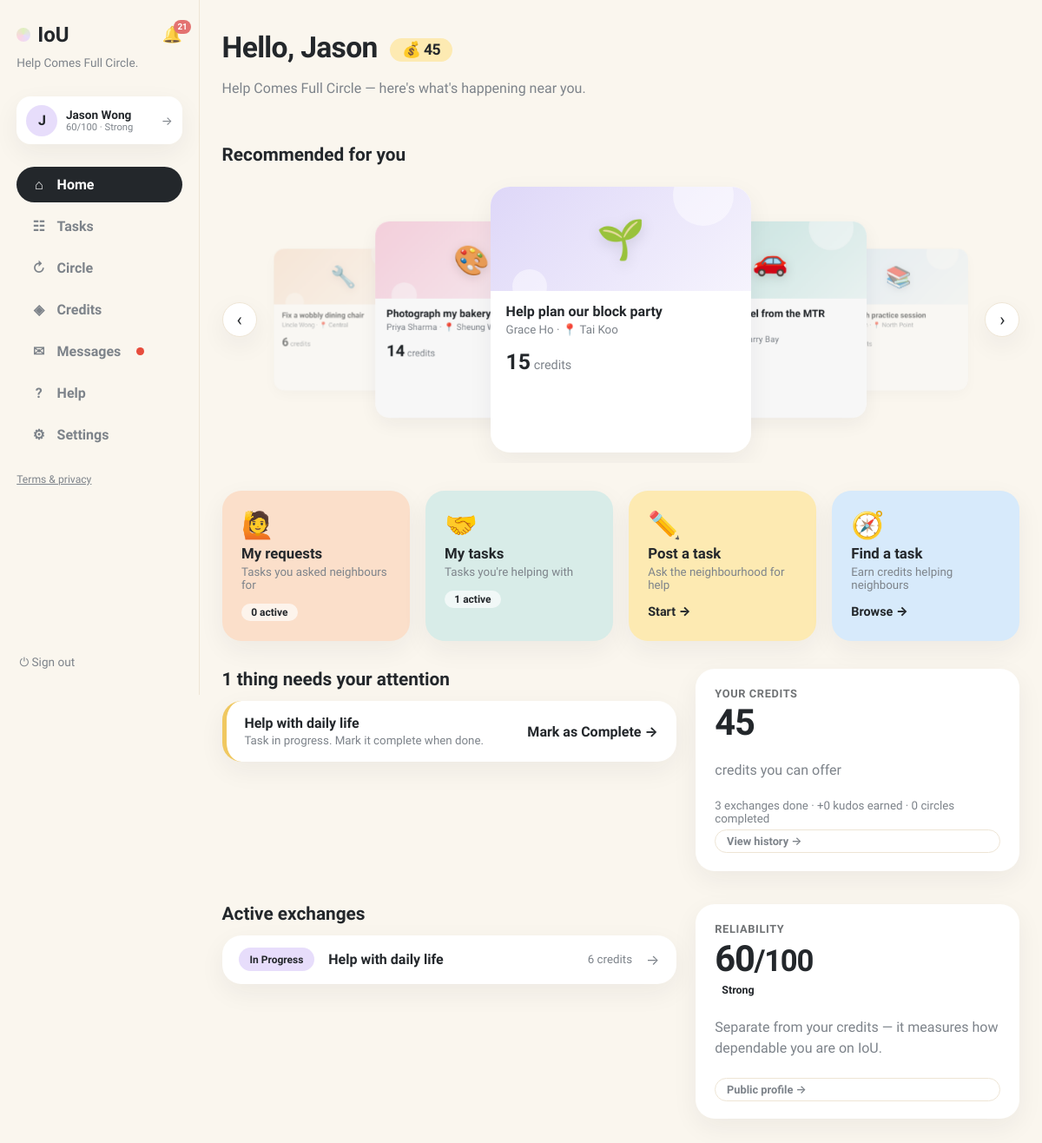
Before: / (signed in) with the older database file.
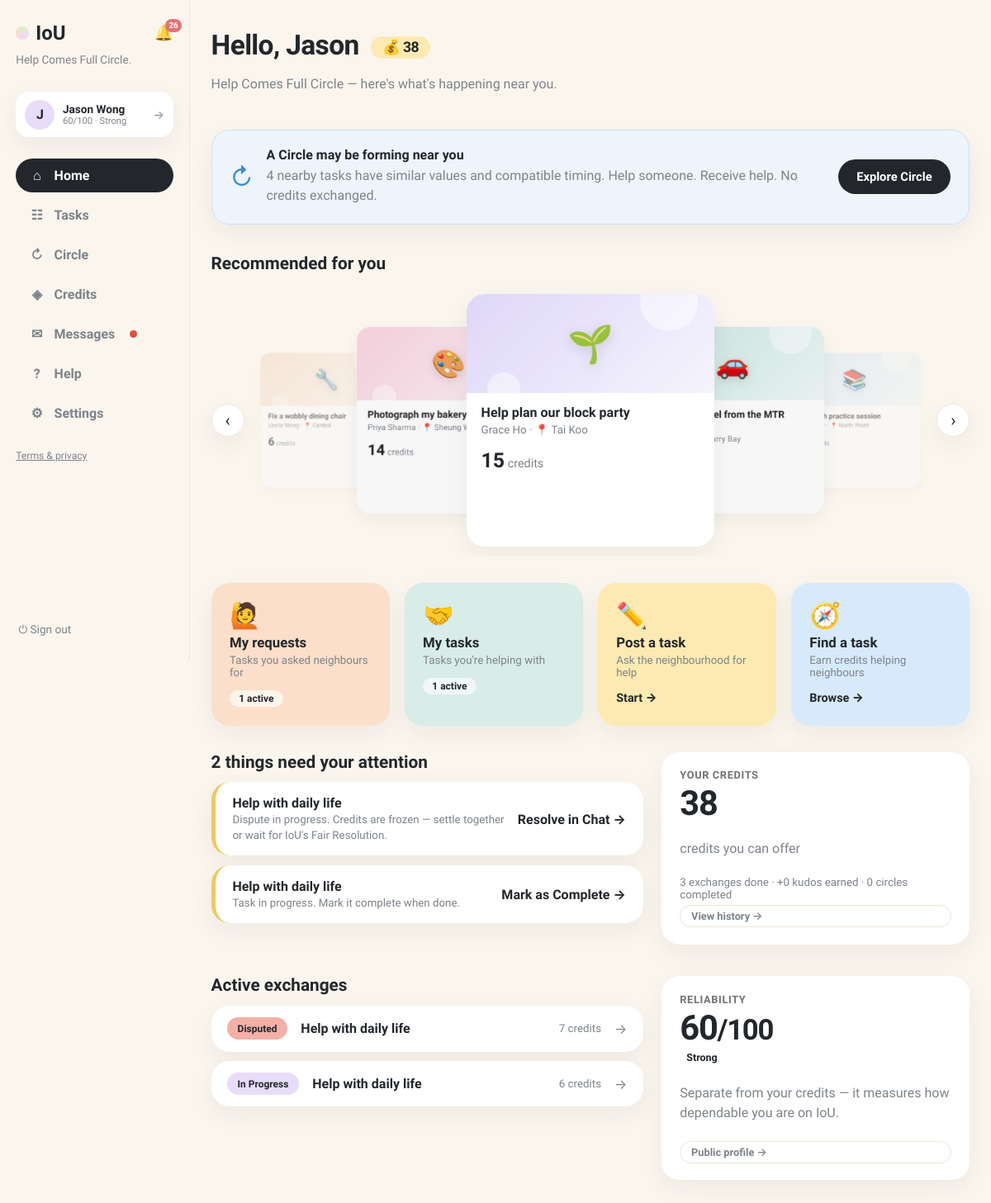
After: the same page with the newer database file.
### tables this page shows
CREATE TABLE users (
                id INTEGER PRIMARY KEY, name TEXT NOT NULL, email TEXT UNIQUE NOT NULL,
                password TEXT NOT NULL, balance INTEGER NOT NULL DEFAULT 0,
                held_balance INTEGER NOT NULL DEFAULT 0,
                is_moderator INTEGER NOT NULL DEFAULT 0
            , language TEXT NOT NULL DEFAULT 'en', address TEXT, district TEXT, hkid TEXT, address_id TEXT, age INTEGER, birthday TEXT, skills TEXT NOT NULL DEFAULT '', community_helper INTEGER NOT NULL DEFAULT 0, created_at TEXT, consent_analytics INTEGER NOT NULL DEFAULT 0, reliability INTEGER NOT NULL DEFAULT 60, account_status TEXT NOT NULL DEFAULT 'active', analytics_consent INTEGER NOT NULL DEFAULT 0, username TEXT, bio TEXT, verification_identity TEXT NOT NULL DEFAULT 'unverified', verification_neighbourhood TEXT NOT NULL DEFAULT 'unverified', vis_photo INTEGER NOT NULL DEFAULT 1, vis_neighbourhood INTEGER NOT NULL DEFAULT 1, vis_skills INTEGER NOT NULL DEFAULT 1, vis_bio INTEGER NOT NULL DEFAULT 1, vis_completed INTEGER NOT NULL DEFAULT 1, vis_circle INTEGER NOT NULL DEFAULT 1, circle_enabled INTEGER NOT NULL DEFAULT 1);

CREATE TABLE requests (
                id INTEGER PRIMARY KEY, title TEXT NOT NULL, description TEXT NOT NULL,
                category TEXT NOT NULL, requester_id INTEGER NOT NULL,
                status TEXT NOT NULL DEFAULT 'open', provider_id INTEGER,
                requester_value INTEGER, requester_buffer INTEGER,
                provider_value INTEGER, provider_buffer INTEGER,
                agreed_value INTEGER, negotiation_deadline TEXT,
                effort_minutes INTEGER, complexity INTEGER, quality_score INTEGER,
                completed_at TEXT,
                created_at TEXT NOT NULL, location TEXT, needed_by TEXT, urgency TEXT, meetup_date TEXT, meetup_time TEXT, meetup_location TEXT, preferred_time TEXT, completion_note TEXT, completion_evidence TEXT, confirm_requester INTEGER NOT NULL DEFAULT 0, confirm_provider INTEGER NOT NULL DEFAULT 0, started_at TEXT, provider_completed_at TEXT, requester_confirmed_at TEXT, release_at TEXT, proof_path TEXT, proof_status TEXT, dispute_eligible INTEGER NOT NULL DEFAULT 1, dispute_window_days INTEGER NOT NULL DEFAULT 3, settlement_value INTEGER, circle_id INTEGER, cancel_requested_by INTEGER, cancel_reason TEXT, cancel_compensation INTEGER NOT NULL DEFAULT 0, evidence_required INTEGER NOT NULL DEFAULT 1, duration_minutes INTEGER NOT NULL DEFAULT 0,
                FOREIGN KEY(requester_id) REFERENCES users(id),
                FOREIGN KEY(provider_id) REFERENCES users(id)
            );

### app.py (the view)
@app.get("/", response_class=HTMLResponse)
def home(request: Request):
    user = current_user(request)
    if not user:
        return RedirectResponse("/login", status_code=303)
    with db() as connection:
        requests, recommendations = load_board(connection)
        pinned_ids = {row["request_id"] for row in connection.execute(
            "SELECT request_id FROM pins WHERE user_id=?", (user["id"],)).fetchall()}
        active_items = [
            item for item in requests
            if (item["requester_id"] == user["id"] or item["provider_id"] == user["id"])
            and item["status"] not in ("completed", "resolved", "cancelled")
        ]
        active_items.sort(key=lambda i: i["id"] not in pinned_ids)
        exchanges = []
        for i in active_items:
            needs, cta, label, href = exchange_flag(connection, i, user["id"])
            exchanges.append({"item": i, "needs": needs, "cta": cta, "label": label, "href": href})
        exchanges.sort(key=lambda e: not e["needs"])
        action_notifs = connection.execute(
            "SELECT * FROM notifications WHERE user_id=? AND is_read=0 AND kind='action' ORDER BY created_at DESC LIMIT 5",
            (user["id"],)).fetchall()
        action_count = sum(1 for e in exchanges if e["needs"])
        user_skills = [x for x in (user["skills"] or "").split(",") if x]
        matched_genres = {g for g, subs in SKILL_TREE.items() if any(x in subs for x in user_skills)}
        open_others = [i for i in requests if i["requester_id"] != user["id"]
                       and i["provider_id"] is None and i["status"] == "open"]
        user_district = (user["district"] or "").strip().lower()
        open_others.sort(key=lambda i: (
            i["category"] not in matched_genres,
            not (i["location"] and user_district and i["location"].strip().lower() == user_district),
            -i["id"]))
        recommended_tasks = open_others[:6]
        matched_ids = {i["id"] for i in open_others if i["category"] in matched_genres}
        counts = {
            "my_open": sum(1 for i in requests if i["requester_id"] == user["id"] and i["status"] not in ("completed", "resolved", "cancelled")),
            "helping": sum(1 for i in requests if i["provider_id"] == user["id"] and i["status"] not in ("completed", "resolved", "cancelled")),
        }
        history = load_history(connection, user["id"])
        disputes = [d for d in load_disputes(connection) if d["status"] == "open"]
        ledger = connection.execute(
            """SELECT l.*, r.title FROM ledger l LEFT JOIN requests r ON r.id=l.request_id
               WHERE l.user_id=? ORDER BY l.created_at DESC""", (user["id"],)
        ).fetchall()
        notifications = connection.execute(
            "SELECT * FROM notifications WHERE user_id=? ORDER BY created_at DESC LIMIT 5",
            (user["id"],),
        ).fetchall()
        stats = {
            "completed": connection.execute(
                "SELECT COUNT(*) c FROM transactions WHERE requester_id=? OR provider_id=?",
                (user["id"], user["id"])).fetchone()["c"],
            "helped": connection.execute(
                "SELECT COUNT(*) c FROM transactions WHERE provider_id=?",
                (user["id"],)).fetchone()["c"],
            "kudos": connection.execute(
                "SELECT COALESCE(SUM(kudos_bonus),0) s FROM transactions WHERE provider_id=?",
                (user["id"],)).fetchone()["s"],
            "incoming": connection.execute(
                """SELECT COALESCE(SUM(agreed_value),0) s FROM requests
                   WHERE provider_id=? AND status IN ('confirmed','scheduled','in_progress','completion_submitted')""",
                (user["id"],)).fetchone()["s"],
        }
        circle_invite = None
        if user["circle_enabled"]:
            circle_invite = connection.execute(
                """SELECT cp.*, COUNT(cm.user_id) member_count,
                          COALESCE(SUM(cm.response='accepted'),0) accepted_count
                   FROM chain_proposals cp JOIN chain_members cm ON cm.proposal_id=cp.id
                   WHERE cp.status='pending'
                     AND EXISTS (SELECT 1 FROM chain_members x WHERE x.proposal_id=cp.id
                                 AND x.user_id=? AND x.response='pending')
                   GROUP BY cp.id ORDER BY cp.created_at DESC LIMIT 1""",
                (user["id"],)).fetchone()
        tier = user_tier(user)
        score = user_reliability(user)
        standing = {
            "score": score,
            "label": reliability_label(score),
            "tier": tier,
            "restricted_cap": RESTRICTED_TASK_VALUE_CAP,
        }
        circles_done = connection.execute(
            """SELECT COUNT(DISTINCT cp.id) c FROM chain_proposals cp
               JOIN chain_members cm ON cm.proposal_id=cp.id
               WHERE cm.user_id=? AND cp.status='completed'""", (user["id"],)).fetchone()["c"]
    return render(
        request,
        "dashboard.html",
        page="home",
        active_items=active_items,
        circle_invite=circle_invite,
        standing=standing,
        circles_done=circles_done,
        exchanges=exchanges,
        action_notifs=action_notifs,
        action_count=action_count,
        pinned_ids=pinned_ids,
        recommended_tasks=recommended_tasks,
        matched_ids=matched_ids,
        counts=counts,
        history=history,
        disputes=disputes,
        ledger=ledger,
        notifications=notifications,
        recommendations=recommendations,
        stats=stats,
        task_categories=TASK_CATEGORIES,
        genre_emoji=GENRE_EMOJI,
    )

### templates/dashboard.html (shortened to what the changed rows need)
{% extends "base.html" %}
{% block content %}
<header class="page-head">
  <div>
    <h1>Hello, {{ user.name.split(' ')[0] }} <a class="credit-chip" href="/history" title="View credit history">💰 {{ user.balance }}</a></h1>
    <p class="muted">Help Comes Full Circle — here's what's happening near you.</p>
  </div>
</header>
{% if circle_invite %}
<section class="card circle-banner">
  <span class="circle-spin">↻</span>
  <div>
    <b>A Circle may be forming near you</b>
    <p class="muted">{{ circle_invite.member_count }} nearby tasks have similar values and compatible timing. Help someone. Receive help. No credits exchanged.</p>
  </div>
  <a class="btn-primary" href="/chains/{{ circle_invite.id }}">Explore Circle</a>
</section>
{% endif %}
{% if recommended_tasks %}
<section class="home-section">
  <h2 class="section-title">Recommended for you</h2>
</section>
{% endif %}
<section class="home-section">
  <div class="hub-grid">
    <a class="hub-block hub-peach" href="/my-posts">
      <span class="hub-emoji">🙋</span>
      <b>My requests</b>
      <small>Tasks you asked neighbours for</small>
      <span class="hub-count">{{ counts.my_open }} active</span>
    </a>
  </div>
</section>
<div class="home-2col">
<div class="home-col">
{% if action_count %}
<section class="home-section">
  <h2 class="section-title">{{ action_count }} thing{% if action_count != 1 %}s{% endif %} need{% if action_count == 1 %}s{% endif %} your attention</h2>
  <div class="action-list">
    {% for e in exchanges %}{% if e.needs %}
    <a class="action-row card" href="{{ e.href }}">
      <div class="ar-main">
        <b>{{ e.item.title }}</b>
        <small class="muted">{{ e.label }}</small>
      </div>
      <span class="ar-cta">{{ e.cta or 'Continue' }} →</span>
    </a>
    {% endif %}{% endfor %}
  </div>
</section>
{% else %}
<section class="home-section">
  <div class="card allset-card">✓ You're all set. Nothing needs your attention right now.</div>
</section>
{% endif %}
{% if exchanges %}
<section class="home-section">
  <h2 class="section-title">Active exchanges</h2>
  <div class="exchange-list">
    {% for e in exchanges[:3] %}
    <a class="exchange-row card" href="{{ e.href }}">
      <span class="status s-{{ e.item.status }}">{{ status_labels[e.item.status] }}</span>
      <b>{{ e.item.title }}</b>
      <small class="muted">{% if e.item.agreed_value %}{{ e.item.agreed_value }} credits{% else %}{{ e.item.requester_value }} offered{% endif %}</small>
      <span class="er-arrow">→</span>
    </a>
    {% endfor %}
  </div>
</section>
{% endif %}
</div>
<div class="home-col">
<section class="card credit-panel">
  <span class="stat-label">Your credits</span>
  <span class="stat-big {% if user.balance < 0 %}neg{% endif %}">{{ user.balance }}</span>
  {% if user.balance < 0 %}
  <p class="credit-warn">Your balance needs rebalancing. Complete a task or join an available Circle to get back above zero.</p>
  {% else %}
  <p class="muted">credits you can offer</p>
  {% endif %}
  <small class="muted">{{ stats.completed }} exchanges done · +{{ stats.kudos }} kudos earned · {{ circles_done }} circles completed</small>
  <a class="btn-ghost btn-sm" href="/history">View history →</a>
</section>
</div>
</div>
{% endblock %}

### templates/base.html (shortened to what this page needs)
<!doctype html>
<html lang="en"><head><link rel="stylesheet" href="/static/style.css"></head>
<body class="app-body">
<nav class="sidebar">
  <div class="brand-row">
    <a class="brand" href="/"><span class="brand-dot"></span>IoU</a>
    {% if user %}
    <a class="bell {% if page == 'notifications' %}active{% endif %}" href="/notifications" title="Notifications">🔔{% if unread_notifs or unread_msgs %}<span class="bell-badge">{{ (unread_notifs or 0) + (unread_msgs or 0) }}</span>{% endif %}</a>
    {% endif %}
  </div>
  <p class="brand-tag">Help Comes Full Circle.</p>
  {% if user %}
  <a class="side-user" href="/profile" title="Your profile">
    <div class="avatar">{{ user.name[0] }}</div>
    {% set sc = user.reliability if user.reliability is not none else 60 %}
    {% set lab = 'Suspended' if sc <= 0 else ('Restricted' if sc < 30 else ('Limited' if sc < 60 else ('Strong' if sc < 80 else 'Excellent'))) %}
    <div class="sidebar-user-meta"><b>{{ user.name }}</b>
      <small>{{ sc }}/100 · {{ lab }}</small>
    </div>
    <span class="side-user-arrow">→</span>
  </a>
  <div class="nav-links">
    <a class="nav-link {% if page == 'home' %}active{% endif %}" href="/"><span class="nav-ico">⌂</span>Home</a>
    <a class="nav-link {% if page == 'browse' %}active{% endif %}" href="/browse"><span class="nav-ico">☷</span>Tasks</a>
    <a class="nav-link {% if page == 'circle' %}active{% endif %}" href="/chain-invitations"><span class="nav-ico">↻</span>Circle{% if circle_pending %}<span class="unread-dot"></span>{% endif %}</a>
    <a class="nav-link {% if page == 'credits' %}active{% endif %}" href="/history"><span class="nav-ico">◈</span>Credits</a>
    <a class="nav-link {% if page == 'messages' %}active{% endif %}" href="/messages"><span class="nav-ico">✉</span>Messages{% if unread_msgs %}<span class="unread-dot"></span>{% endif %}</a>
    <a class="nav-link {% if page == 'help' %}active{% endif %}" href="/help"><span class="nav-ico">?</span>Help</a>
    <a class="nav-link {% if page == 'account' %}active{% endif %}" href="/account"><span class="nav-ico">⚙</span>Settings</a>
  </div>
  <p class="nav-footer"><a href="/legal">Terms &amp; privacy</a></p>
  <form method="post" action="/logout" class="side-logout"><button class="link-button" title="Sign out">⏻ Sign out</button></form>
  {% else %}
  <div class="nav-links">
    <a class="nav-link" href="/login"><span class="nav-ico">→</span>Sign in</a>
    <a class="nav-link" href="/register"><span class="nav-ico">＋</span>Create account</a>
  </div>
  <p class="nav-footer"><a href="/legal">Terms &amp; privacy</a></p>
  {% endif %}
</nav>
<main class="content {% block content_class %}{% endblock %}">{% block content %}{% endblock %}</main>
</body></html>

Changed rows visible on the page:
changed users "Jason": balance "45" → "38"
added requests: item "Help with daily life", status "Disputed", item "Help with daily life", item.agreed_value "7"
Other visible differences:
{{ (unread_notifs or 0) + (unread_msgs or 0) }}: "21" → "26"
{{ circle_invite.member_count }}: (not shown) → "4"
{{ counts.my_open }}: "0" → "1"
{{ action_count }}: "1" → "2"
text now shown: "↻ A Circle may be forming near you nearby tasks have similar values and compatible timing. Help someone. Receive help. No credits exchanged. Explore Circle"
new list line: "Dispute in progress. Credits are frozen — settle together or wait for IoU's Fair Resolution. Resolve in Chat →"
new list line: "credits →"
